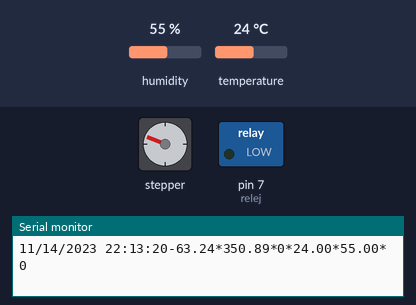
Recording of a sketch running on a simulated Arduino Uno, built with avr-gcc and run on an emulated ATmega328P. Parts: stepper motor, switched loads named in the sketch (green lamp = pin HIGH), the last lines printed to the serial monitor. The inputs (shaded band) are chosen by the test bench; at power-on: humidity 55 %, temperature 24 °C. The local clock reads 2024-03-15 10:24:30 at power-on unless the sketch sets it; stepper angles assume 2048 steps per turn.

Above: at 7.0 s.
7.1 s: humidity set to 79 %
13.5 s: humidity set to 82 %
At 16.6 s:
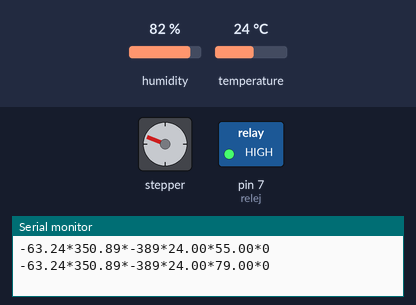
19.9 s: humidity set to 22 %
At 27.5 s:
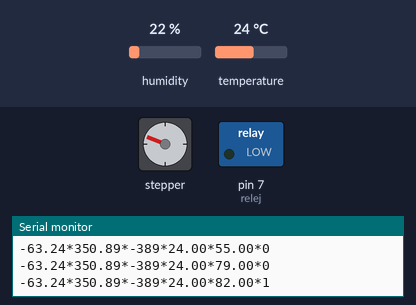
27.8 s: humidity set to 88 %
At 32.6 s:
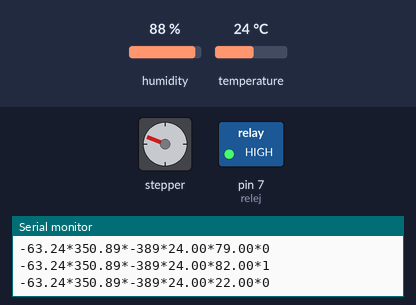
Timing chart, 0 to 34.1 s (numbered marks = the images above; inputs shaded):
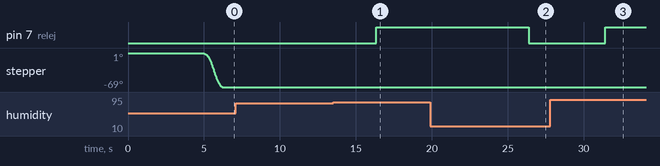

The sketch:

senzor_kretanja_sunca.ino
```cpp
//biblioteke koje koristimo
#include <math.h>
#include <stdio.h>
#include <ThreeWire.h>
#include <RtcDS1302.h>
#include<DHT.h>
#include <AccelStepper.h>


ThreeWire myWire(4,5,2); // IO, SCLK, CE
RtcDS1302<ThreeWire> Rtc(myWire);

//deklaracija varijabli
float UTHours=0, UTMinutes=0, UTSeconds=30;
float Lat=44.8785, Lon=18.4276, TZ = 0;
int year=0,month=0,day=0;
int num=1;
int fan_status=0;
int received;
char key[2]={fma};
int value;
int fan;

//#define dhtpin A0
#define motorPin1  8    // IN1 on the ULN2003 driver
#define motorPin2  9    // IN2 on the ULN2003 driver
#define motorPin3  10   // IN3 on the ULN2003 driver
#define motorPin4  11   // IN4 on the ULN2003 driver
#define STEPS_PER_REV 2048
AccelStepper stepper(AccelStepper::FULL4WIRE, motorPin1, motorPin3, motorPin2, motorPin4);
#define DHTPIN 13     // Digital pin connected to the DHT sensor
#define DHTTYPE DHT11   // DHT 11
DHT dht(DHTPIN, DHTTYPE);
#define relej 7


void setup ()
{
    Serial.begin(9600,SERIAL_8N1);
    stepper.setMaxSpeed(2000.0);
    stepper.setAcceleration(1000.0);
    pinMode(relej,OUTPUT);
    digitalWrite(relej,LOW);
    dht.begin();

    Rtc.Begin();
    RtcDateTime compiled = RtcDateTime(__DATE__, __TIME__);
    printDateTime(compiled);
}
#define countof(a) (sizeof(a) / sizeof(a[0]))


  //critical time

   void printDateTime(const RtcDateTime& dt)
{
    char datestring[20];

    snprintf_P(datestring,
            countof(datestring),
            PSTR("%02u/%02u/%04u %02u:%02u:%02u"),
            dt.Month(),
            dt.Day(),
            dt.Year(),
            dt.Hour(),
            dt.Minute(),
            dt.Second() );
    Serial.print(datestring);
    UTHours=dt.Hour();
    UTMinutes=dt.Minute();
    year=dt.Year();
    month=dt.Month();
    day=dt.Day();
}

 // get position

 void get_sun_pos(float latitude, float longitude, float *altitude, float *azimuth){

	float zenith;
	float pi =3.14159265358979323;
	float twopi=(2*pi);
	float rad=(pi/180);
	float EarthMeanRadius=6371.01;	// In km
	float AstronomicalUnit=149597890.;	// In km
	float DecimalHours = UTHours + (UTMinutes + UTSeconds / 60.0 ) / 60.0;
	long liAux1 =(month-14)/12;
	long liAux2=(1461*(year + 4800 + liAux1))/4 + (367*(month - 2-12*liAux1))/12- (3*(year + 4900 + liAux1)/100)/4+day-32075;
	float JulianDate=(liAux2)-0.5+ DecimalHours/24.0;
	float ElapsedJulianDays = JulianDate-2451545.0;
	float Omega=2.1429-0.0010394594*ElapsedJulianDays;
	float MeanLongitude = 4.8950630+ 0.017202791698*ElapsedJulianDays; // Radians
	float MeanAnomaly = 6.2400600+ 0.0172019699*ElapsedJulianDays;
	float EclipticLongitude = MeanLongitude + 0.03341607*sin( MeanAnomaly ) + 0.00034894*sin( 2*MeanAnomaly )-0.0001134 -0.0000203*sin(Omega);
	float EclipticObliquity = 0.4090928 - 6.2140e-9*ElapsedJulianDays +0.0000396*cos(Omega);
	float Sin_EclipticLongitude= sin( EclipticLongitude );
	float Y = cos( EclipticObliquity ) * Sin_EclipticLongitude;
	float X = cos( EclipticLongitude );
	float RightAscension = atan2( Y, X );
	if ( RightAscension < 0.0 ) RightAscension = RightAscension + twopi;
	float Declination = asin( sin( EclipticObliquity )* Sin_EclipticLongitude );
	float GreenwichMeanSiderealTime = 6.6974243242 + 0.0657098283*ElapsedJulianDays + DecimalHours;
	float LocalMeanSiderealTime = (GreenwichMeanSiderealTime*15 + longitude)*rad;
	float HourAngle = LocalMeanSiderealTime - RightAscension;
	float LatitudeInRadians = latitude*rad;
	float Cos_Latitude = cos( LatitudeInRadians );
	float Sin_Latitude = sin( LatitudeInRadians );
	float Cos_HourAngle= cos( HourAngle );
	float UTSunCoordinatesZenithAngle = (acos( Cos_Latitude*Cos_HourAngle*cos(Declination) + sin( Declination )*Sin_Latitude));
	Y = -sin( HourAngle );
	X = tan( Declination )*Cos_Latitude - Sin_Latitude*Cos_HourAngle;
	float UTSunCoordinatesAzimuth = atan2( Y, X );
	if ( UTSunCoordinatesAzimuth < 0.0 )
		UTSunCoordinatesAzimuth = UTSunCoordinatesAzimuth + twopi;
	UTSunCoordinatesAzimuth = UTSunCoordinatesAzimuth/rad;
	float Parallax=(EarthMeanRadius/AstronomicalUnit)*sin(UTSunCoordinatesZenithAngle);
	UTSunCoordinatesZenithAngle=(UTSunCoordinatesZenithAngle + Parallax)/rad;
	*azimuth=UTSunCoordinatesAzimuth;
	zenith=UTSunCoordinatesZenithAngle;
	*altitude=90.-UTSunCoordinatesZenithAngle;
}


void loop ()
{

  // temperature
   float dummy=dht.readTemperature();
  float temperature = dht.readTemperature();

  // Read humidity
  dummy=dht.readHumidity();
  float humidity = dht.readHumidity();

  if (temperature >30 || humidity >80)
  {
    digitalWrite(relej,HIGH);
    delay(5000);
    fan_status=1;

  }
  else
  {
    digitalWrite(relej,LOW);
    fan_status=0;
  }


// position and time

    RtcDateTime now = Rtc.GetDateTime();
    delay(5000); // five seconds
    float alt ,az;

//upsends values to program

    get_sun_pos(Lat, Lon, &alt, &az);
    Serial.print(alt);
    Serial.print("*");
    Serial.print(az);
    Serial.print("*");
    Serial.print(stepper.currentPosition());
    Serial.print("*");
    Serial.print(temperature);
    Serial.print("*");
    Serial.print(humidity);
    Serial.print("*");
    Serial.print(fan_status);
    Serial.println(" ");

//servo

  float elevation = alt;

  // Calculate target position based on elevation
  float stepsPerDegree = STEPS_PER_REV / 360.0;
  float targetPosition = elevation * stepsPerDegree;


  float targetPosition_val=targetPosition-30;
  stepper.moveTo(targetPosition_val);
  while (stepper.distanceToGo() != 0) {
    stepper.runToPosition();
    stepper.runSpeedToPosition();
  }


if(key=='113')
{
  int value;
stepper.moveTo(value);
  while (stepper.distanceToGo() != 0) {
    stepper.runToPosition();
    stepper.runSpeedToPosition();
  }
  if(fan=='114')
  {
    digitalWrite(relej,HIGH);
    delay(20000);
    digitalWrite(relej,LOW);
  }
  if(fan=='115')
  {
    digitalWrite(relej,LOW);
  }
}
}
```

Measured:
- the behaviour switches between 80 and 81 % on humidity (found by bisection; images 0 and 1)
- after the input at 13.5 s, pin 7 (relej): LOW → HIGH after 2.8 s
- after the input at 19.9 s, pin 7 (relej): HIGH → LOW after 6.5 s
- after the input at 27.8 s, pin 7 (relej): LOW → HIGH after 3.6 s
- by itself, stepper: turns 69° counter-clockwise in 1.2 s
